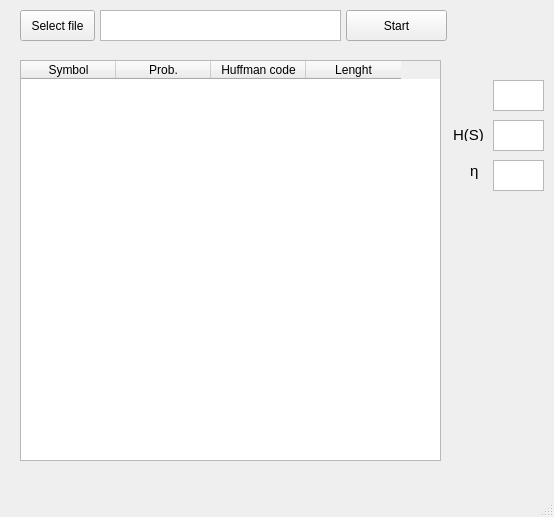
<?xml version="1.0" encoding="UTF-8"?>
<ui version="4.0">
 <class>MainWindow</class>
 <widget class="QMainWindow" name="MainWindow">
  <property name="geometry">
   <rect>
    <x>0</x>
    <y>0</y>
    <width>554</width>
    <height>517</height>
   </rect>
  </property>
  <property name="windowTitle">
   <string>MainWindow</string>
  </property>
  <widget class="QWidget" name="centralWidget">
   <widget class="QPushButton" name="selectFileButton">
    <property name="geometry">
     <rect>
      <x>20</x>
      <y>10</y>
      <width>75</width>
      <height>31</height>
     </rect>
    </property>
    <property name="text">
     <string>Select file</string>
    </property>
   </widget>
   <widget class="QTextBrowser" name="fileNameBox">
    <property name="geometry">
     <rect>
      <x>100</x>
      <y>10</y>
      <width>241</width>
      <height>31</height>
     </rect>
    </property>
   </widget>
   <widget class="QPushButton" name="startButton">
    <property name="geometry">
     <rect>
      <x>346</x>
      <y>10</y>
      <width>101</width>
      <height>31</height>
     </rect>
    </property>
    <property name="text">
     <string>Start</string>
    </property>
   </widget>
   <widget class="QTableWidget" name="solutionTable">
    <property name="geometry">
     <rect>
      <x>20</x>
      <y>60</y>
      <width>421</width>
      <height>401</height>
     </rect>
    </property>
    <property name="columnCount">
     <number>4</number>
    </property>
    <attribute name="horizontalHeaderDefaultSectionSize">
     <number>95</number>
    </attribute>
    <attribute name="verticalHeaderShowSortIndicator" stdset="0">
     <bool>false</bool>
    </attribute>
    <column>
     <property name="text">
      <string>Symbol</string>
     </property>
    </column>
    <column>
     <property name="text">
      <string>Prob.</string>
     </property>
    </column>
    <column>
     <property name="text">
      <string>Huffman code</string>
     </property>
    </column>
    <column>
     <property name="text">
      <string>Lenght</string>
     </property>
    </column>
   </widget>
   <widget class="QTextBrowser" name="LBox">
    <property name="geometry">
     <rect>
      <x>493</x>
      <y>80</y>
      <width>51</width>
      <height>31</height>
     </rect>
    </property>
   </widget>
   <widget class="QTextBrowser" name="HBox">
    <property name="geometry">
     <rect>
      <x>493</x>
      <y>120</y>
      <width>51</width>
      <height>31</height>
     </rect>
    </property>
   </widget>
   <widget class="QTextBrowser" name="nBox">
    <property name="geometry">
     <rect>
      <x>493</x>
      <y>160</y>
      <width>51</width>
      <height>31</height>
     </rect>
    </property>
   </widget>
   <widget class="QLabel" name="LLabel">
    <property name="geometry">
     <rect>
      <x>453</x>
      <y>88</y>
      <width>46</width>
      <height>13</height>
     </rect>
    </property>
    <property name="font">
     <font>
      <pointsize>11</pointsize>
     </font>
    </property>
    <property name="text">
     <string>&lt;L&gt;</string>
    </property>
   </widget>
   <widget class="QLabel" name="HLabel">
    <property name="geometry">
     <rect>
      <x>453</x>
      <y>128</y>
      <width>46</width>
      <height>13</height>
     </rect>
    </property>
    <property name="font">
     <font>
      <pointsize>11</pointsize>
     </font>
    </property>
    <property name="text">
     <string>H(S)</string>
    </property>
   </widget>
   <widget class="QLabel" name="nLabel">
    <property name="geometry">
     <rect>
      <x>470</x>
      <y>160</y>
      <width>46</width>
      <height>21</height>
     </rect>
    </property>
    <property name="font">
     <font>
      <pointsize>11</pointsize>
     </font>
    </property>
    <property name="text">
     <string>η</string>
    </property>
   </widget>
  </widget>
  <widget class="QMenuBar" name="menuBar">
   <property name="geometry">
    <rect>
     <x>0</x>
     <y>0</y>
     <width>554</width>
     <height>21</height>
    </rect>
   </property>
  </widget>
  <widget class="QStatusBar" name="statusBar"/>
 </widget>
 <layoutdefault spacing="6" margin="11"/>
 <resources/>
 <connections/>
</ui>
